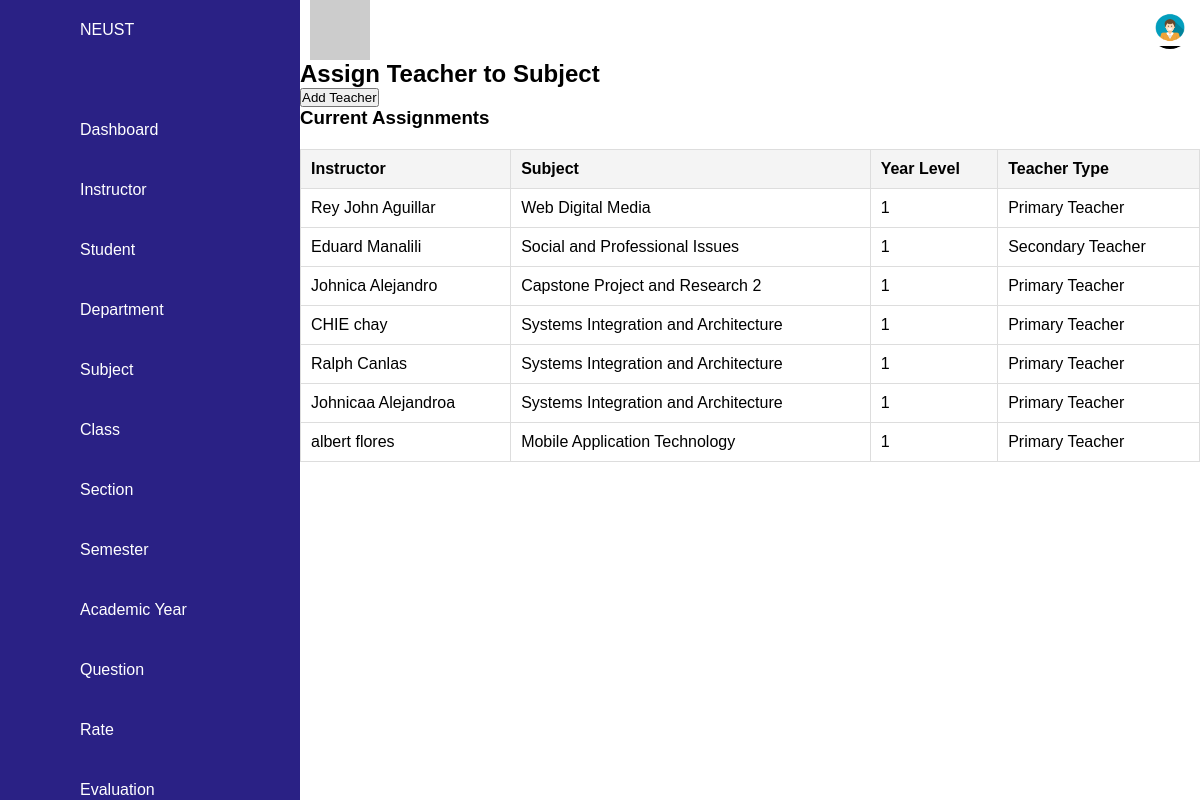
Page /manage_subject.php on the earlier database version.
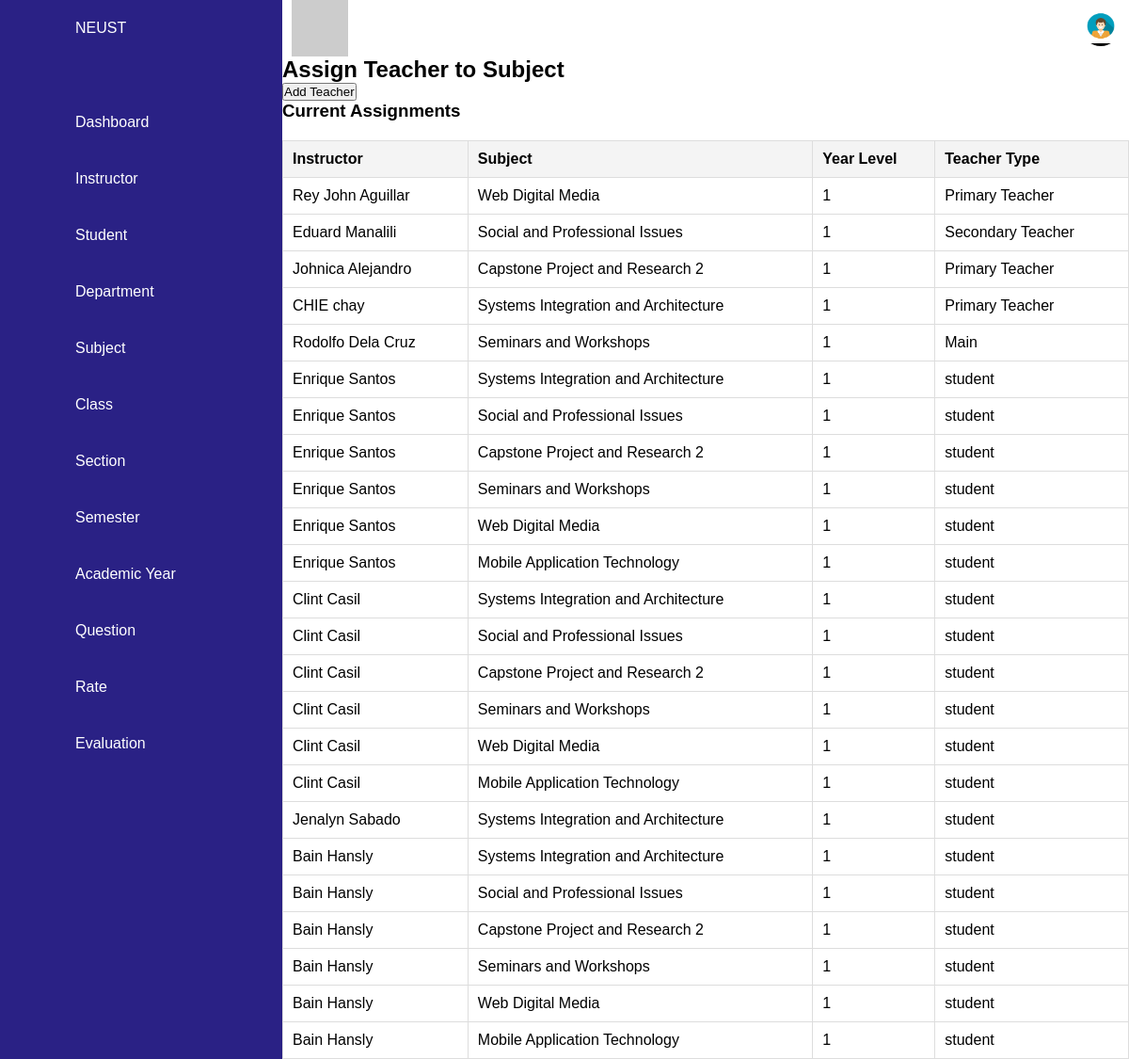
Same page on the later database version.
### tables this page shows
CREATE TABLE `class_teacher` (
  `class_teacher_id` int(11) NOT NULL,
  `advisory_class_id` int(11) NOT NULL,
  `teacher_type` varchar(50) NOT NULL,
  `sub_id` int(11) NOT NULL,
  `user_id` int(11) NOT NULL
);

CREATE TABLE `users` (
  `user_id` int(11) NOT NULL,
  `fname` varchar(100) NOT NULL,
  `mname` varchar(100) DEFAULT NULL,
  `lname` varchar(100) NOT NULL,
  `suffixname` varchar(20) DEFAULT NULL,
  `contact_no` varchar(20) NOT NULL,
  `houseno` int(20) NOT NULL,
  `street` varchar(100) NOT NULL,
  `barangay` varchar(100) NOT NULL,
  `city` varchar(100) NOT NULL,
  `province` varchar(100) NOT NULL,
  `postalcode` varchar(25) NOT NULL,
  `birthdate` date NOT NULL DEFAULT curdate(),
  `gender` enum('Female','Male') NOT NULL,
  `role` enum('Admin','Student','Instructor') NOT NULL,
  `email` varchar(100) NOT NULL,
  `password` varchar(100) DEFAULT NULL,
  `is_archived` tinyint(1) DEFAULT 0
);

CREATE TABLE `subject` (
  `sub_id` int(11) NOT NULL,
  `code` varchar(50) NOT NULL,
  `subjects` varchar(100) NOT NULL,
  `lec` int(11) NOT NULL,
  `lab` int(11) DEFAULT 0,
  `credit` int(11) NOT NULL,
  `description` text DEFAULT NULL
);

CREATE TABLE `class` (
  `class_id` int(11) NOT NULL,
  `year_level` int(11) DEFAULT NULL,
  `section_id` int(11) DEFAULT NULL
);

### manage_subject.php (the view, shortened to what the changed rows need)
<?php
$servername = "localhost";
$username = "root";
$password = "";
$dbname = "cap";
$conn = new mysqli($servername, $username, $password, $dbname);
$assignmentsQuery = "
    SELECT
        u.user_id,
        u.fname,
        u.lname,
        s.sub_id,
        s.subjects,
        c.year_level,
        ct.teacher_type
    FROM class_teacher ct
    JOIN users u ON ct.user_id = u.user_id
    JOIN subject s ON ct.sub_id = s.sub_id
    JOIN class c ON ct.advisory_class_id = c.class_id
";
$assignmentsResult = $conn->query($assignmentsQuery);
$assignments = [];
while ($assignment = $assignmentsResult->fetch_assoc()) {
    $assignments[] = $assignment;
}
?>
<!DOCTYPE html>
<html lang="en">
<head>
    <link rel="stylesheet" href="style.css">
</head>
<body>
    <div class="containerr">
        <div class="main">
            <div class="">
                <h2>Assign Teacher to Subject</h2>
                <table class="table">
                    <thead>
                        <tr>
                            <th>Instructor</th>
                            <th>Subject</th>
                            <th>Year Level</th>
                            <th>Teacher Type</th>
                        </tr>
                    </thead>
                    <tbody>
                        <?php foreach ($assignments as $assignment): ?>
                            <tr>
                                <td><?php echo htmlspecialchars($assignment['fname'] . ' ' . $assignment['lname']); ?></td>
                                <td><?php echo htmlspecialchars($assignment['subjects']); ?></td>
                                <td><?php echo htmlspecialchars($assignment['year_level']); ?></td>
                                <td><?php echo htmlspecialchars($assignment['teacher_type']); ?></td>
                            </tr>
                        <?php endforeach; ?>
                    </tbody>
                </table>
            </div>
        </div>
</body>
</html>

Differences in the rows shown:
removed class_teacher: user.lname "Ralph Canlas", sub.subjects "Systems Integration and Architecture", class.year_level "1", teacher_type "Primary Teacher"
removed class_teacher: user.lname "Johnicaa Alejandroa", sub.subjects "Systems Integration and Architecture", class.year_level "1", teacher_type "Primary Teacher"
removed class_teacher: user.lname "albert flores", sub.subjects "Mobile Application Technology", class.year_level "1", teacher_type "Primary Teacher"
added class_teacher: user.lname "Rodolfo Dela Cruz", sub.subjects "Seminars and Workshops", class.year_level "1", teacher_type "Main"
added class_teacher: user.lname "Enrique Santos", sub.subjects "Systems Integration and Architecture", class.year_level "1", teacher_type "student"
added class_teacher: user.lname "Enrique Santos", sub.subjects "Social and Professional Issues", class.year_level "1", teacher_type "student"
added class_teacher: user.lname "Enrique Santos", sub.subjects "Capstone Project and Research 2", class.year_level "1", teacher_type "student"
added class_teacher: user.lname "Enrique Santos", sub.subjects "Seminars and Workshops", class.year_level "1", teacher_type "student"
added class_teacher: user.lname "Enrique Santos", sub.subjects "Web Digital Media", class.year_level "1", teacher_type "student"
added class_teacher: user.lname "Enrique Santos", sub.subjects "Mobile Application Technology", class.year_level "1", teacher_type "student"
added class_teacher: user.lname "Clint Casil", sub.subjects "Systems Integration and Architecture", class.year_level "1", teacher_type "student"
added class_teacher: user.lname "Clint Casil", sub.subjects "Social and Professional Issues", class.year_level "1", teacher_type "student"
added class_teacher: user.lname "Clint Casil", sub.subjects "Capstone Project and Research 2", class.year_level "1", teacher_type "student"
added class_teacher: user.lname "Clint Casil", sub.subjects "Seminars and Workshops", class.year_level "1", teacher_type "student"
added class_teacher: user.lname "Clint Casil", sub.subjects "Web Digital Media", class.year_level "1", teacher_type "student"
added class_teacher: user.lname "Clint Casil", sub.subjects "Mobile Application Technology", class.year_level "1", teacher_type "student"
added class_teacher: user.lname "Jenalyn Sabado", sub.subjects "Systems Integration and Architecture", class.year_level "1", teacher_type "student"
added class_teacher: user.lname "Bain Hansly", sub.subjects "Systems Integration and Architecture", class.year_level "1", teacher_type "student"
added class_teacher: user.lname "Bain Hansly", sub.subjects "Social and Professional Issues", class.year_level "1", teacher_type "student"
added class_teacher: user.lname "Bain Hansly", sub.subjects "Capstone Project and Research 2", class.year_level "1", teacher_type "student"
added class_teacher: user.lname "Bain Hansly", sub.subjects "Seminars and Workshops", class.year_level "1", teacher_type "student"
added class_teacher: user.lname "Bain Hansly", sub.subjects "Web Digital Media", class.year_level "1", teacher_type "student"
added class_teacher: user.lname "Bain Hansly", sub.subjects "Mobile Application Technology", class.year_level "1", teacher_type "student"
